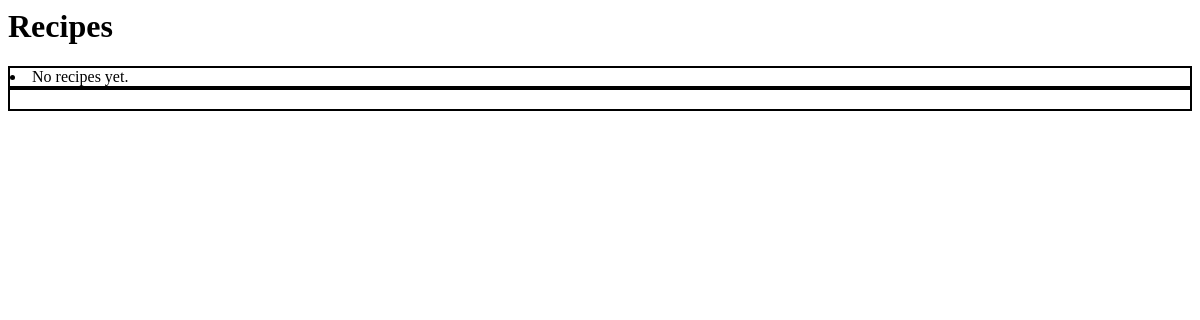
The app's page /inventory/recipes/, older data.
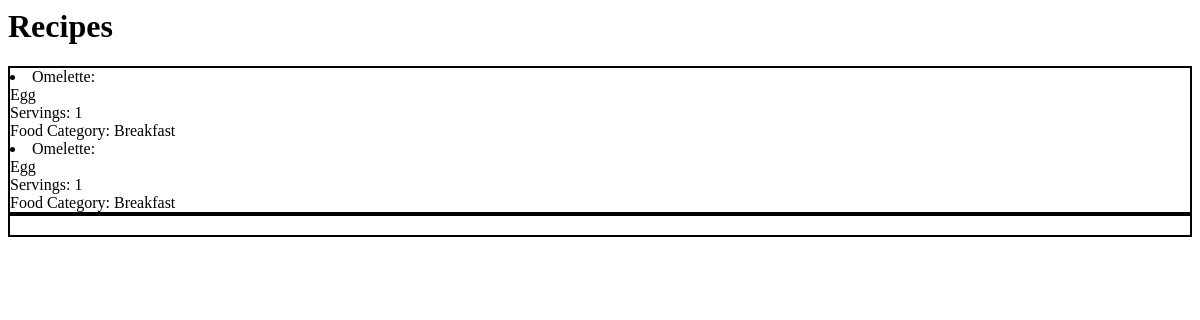
The same page, newer data.
### inventory/models.py (models this page shows, shortened)
class Recipes(models.Model):
    class FoodCategory(models.TextChoices):
        Breakfast = "Breakfast"
        Lunch = "Lunch"
        Dinner = "Dinner"
        Snack = "Snack"
    name = models.CharField(max_length=30)
    ingredients = models.ForeignKey(Inventory,on_delete=models.PROTECT)
    servings = models.IntegerField(blank=True,default=1)
    food_category = models.CharField(choices=FoodCategory.choices,max_length=20,blank=True)

class Inventory(models.Model):
    name = models.CharField(max_length=30)
    quantity = models.IntegerField()
    entry_date = models.DateTimeField(auto_now_add=True)
    expiry_date = models.DateTimeField(blank=True,null=True)

### inventory/views.py (the view)
# urls.py: path("recipes/", RecipesListView.as_view(), name="recipes-list"),
class RecipesListView(ListView):
    model = Recipes
    paginate_by = 20
    template_name = 'recipes_list.html'
    def get_context_data(self, **kwargs):
        context = super().get_context_data(**kwargs)
        context["now"] = timezone.now()
        return context

### templates/recipes_list.html (shortened to what this page needs)
<h1>Recipes</h1>
<u1>
    <div style="border: 2px solid #000;">
{% for recipes in object_list %}
    <li> {{recipes.name.title}}:
        <br> {{recipes.ingredients.name.title}}
        <br>Servings: {{recipes.servings}}
        <br>Food Category: {{recipes.food_category}}
    </li>
{% empty %}
    <li>No recipes yet.</li>
{% endfor %}
    </div>
</u1>
<f1>
    <div style="border: 2px solid #000;">
    </div>
</f1>

Row changes from the older to the newer data that the page shows:
added Recipes: name "Omelette", ingredients.name "Egg", servings "1", food_category "Breakfast"
added Recipes: name "Omelette", ingredients.name "Egg", servings "1", food_category "Breakfast"
Text that changed along with them:
text no longer shown: "No recipes yet."
